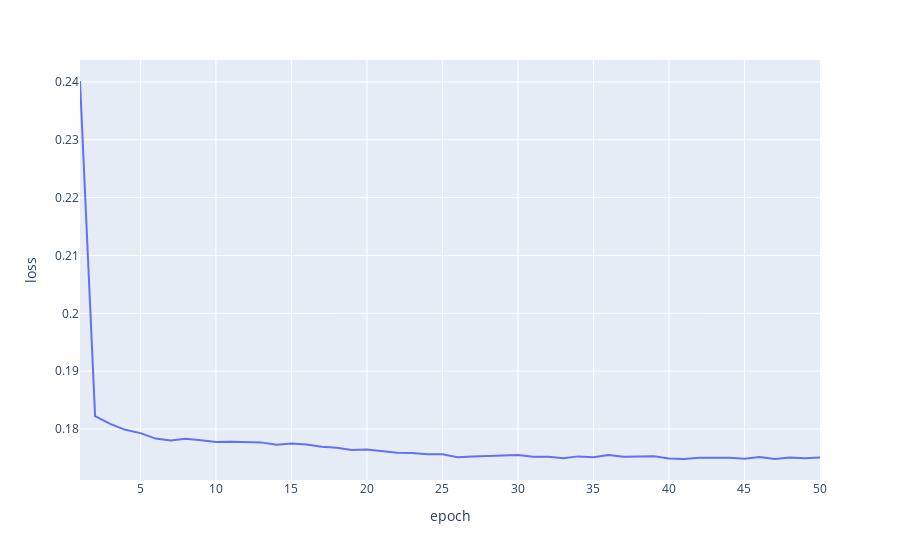

This figure's notebook cell:
### Code cell
px.line(results[results['run_id'] == x], x='epoch', y='loss')

### Figure 1 — Plotly figure (JSON) as saved in the notebook; plotly's stock layout.template omitted (floating-point values rounded to 4 significant figures)
{"data": [{"hovertemplate": "epoch=%{x}<br>loss=%{y}<extra></extra>", "legendgroup": "", "line": {"color": "#636efa", "dash": "solid"}, "marker": {"symbol": "circle"}, "mode": "lines", "name": "", "orientation": "v", "showlegend": false, "type": "scatter", "x": [1, 2, 3, 4, 5, 6, 7, 8, 9, 10, 11, 12, 13, 14, 15, 16, 17, 18, 19, 20, 21, 22, 23, 24, 25, 26, 27, 28, 29, 30, 31, 32, 33, 34, 35, 36, 37, 38, 39, 40, 41, 42, 43, 44, 45, 46, 47, 48, 49, 50], "xaxis": "x", "y": [0.2402, 0.1822, 0.1809, 0.1799, 0.1793, 0.1783, 0.178, 0.1783, 0.1781, 0.1778, 0.1778, 0.1777, 0.1777, 0.1773, 0.1775, 0.1773, 0.1769, 0.1768, 0.1764, 0.1765, 0.1762, 0.1759, 0.1758, 0.1756, 0.1756, 0.1751, 0.1752, 0.1753, 0.1754, 0.1755, 0.1752, 0.1752, 0.175, 0.1753, 0.1751, 0.1755, 0.1752, 0.1752, 0.1753, 0.1749, 0.1748, 0.175, 0.175, 0.175, 0.1748, 0.1751, 0.1748, 0.1751, 0.1749, 0.1751], "yaxis": "y"}], "layout": {"legend": {"tracegroupgap": 0}, "margin": {"t": 60}, "xaxis": {"anchor": "y", "domain": [0, 1], "title": {"text": "epoch"}}, "yaxis": {"anchor": "x", "domain": [0, 1], "title": {"text": "loss"}}}}
